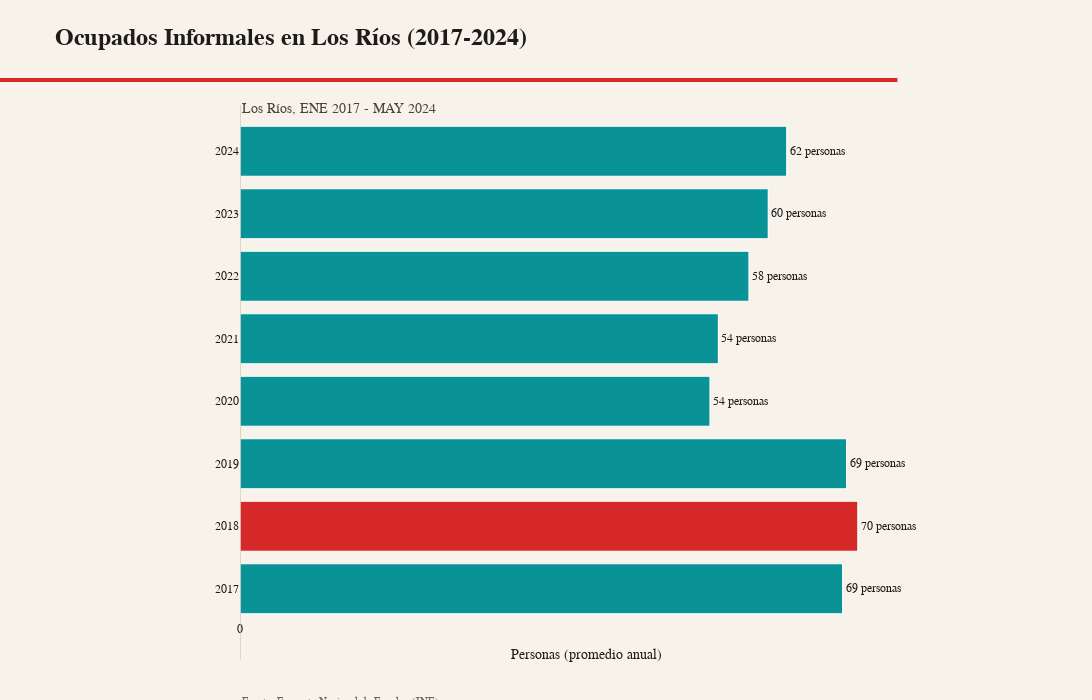

Notebook code cell kept with this figure:
### Markdown cell above
### 9.3 👥 Visualización 2: Ocupados Informales (personas)

**¿Qué mide este indicador?**
- Número absoluto de personas ocupadas en empleos informales
- Muestra el volumen real de trabajadores en situación de informalidad
- Permite dimensionar el impacto demográfico de las políticas laborales

**Interpretación:**
- **Valores absolutos**: Expresado en cantidad de personas (ej: 60,000 personas)
- **Tendencia demográfica**: Refleja cambios en el volumen de empleo informal
- **Variaciones estacionales**: Pueden reflejar ciclos económicos y cambios estructurales
- **Impacto pandemia**: Esperamos ver variaciones significativas en períodos de crisis

**Color identificativo:** 🔵 Azul (#2563eb)

### Code cell
# Visualización 2: Ocupados informales (personas)
col = 'ocupados_informales'
label = 'Ocupados informales (personas)'
highlight_color = '#d62828'
neutral_color = '#0a9396'
background_color = '#f7f2ea'
grid_color = '#d9d3c5'
text_color = '#1e1b18'

if col not in serie_base.columns:
    print(f'Omitido {col} (no existe)')
else:
    from unicodedata import normalize
    import math

    df_plot = serie_base[['Trimestre Móvil', 'DTI_CL_SEXO', col]].copy()
    if '_T' in df_plot['DTI_CL_SEXO'].unique():
        df_plot = df_plot[df_plot['DTI_CL_SEXO'] == '_T']
    df_plot = df_plot.drop_duplicates(subset=['Trimestre Móvil'])

    month_map = {
        'ENE': 1, 'FEB': 2, 'MAR': 3, 'ABR': 4, 'MAY': 5, 'JUN': 6,
        'JUL': 7, 'AGO': 8, 'SEP': 9, 'OCT': 10, 'NOV': 11, 'DIC': 12
    }

    def periodo_to_timestamp(periodo):
        if not isinstance(periodo, str):
            return pd.NaT
        parts = periodo.split(' ', 1)
        if len(parts) != 2:
            return pd.NaT
        year, meses = parts
        primer_mes = meses.split('-')[0].strip()
        clave = normalize('NFKD', primer_mes).encode('ascii', 'ignore').decode('ascii').upper()[:3]
        month = month_map.get(clave)
        if month is None:
            return pd.NaT
        return pd.Timestamp(int(year), month, 1)

    def format_spanish(number: float, decimals: int = 0) -> str:
        formatted = f"{number:,.{decimals}f}"
        return formatted.replace(',', 'X').replace('.', ',').replace('X', '.')

    df_plot['periodo_dt'] = df_plot['Trimestre Móvil'].apply(periodo_to_timestamp)
    df_plot = df_plot.dropna(subset=['periodo_dt'])
    df_plot['year'] = df_plot['periodo_dt'].dt.year
    df_year = (
        df_plot.groupby('year', as_index=False)[col]
               .mean()
               .sort_values('year')
    )
    df_plot = df_plot.drop(columns='periodo_dt')

    if df_year.empty:
        print('Sin datos para generar grafico anual')
    else:
        font_family = globals().get('ECONOMIST_FONT', 'Georgia, serif')
        df_year['value'] = df_year[col]
        df_year['label'] = df_year['value'].apply(lambda v: f"{format_spanish(v)} personas")
        highlight_year = df_year.loc[df_year['value'].idxmax(), 'year']
        df_year['color'] = df_year['year'].apply(lambda y: highlight_color if y == highlight_year else neutral_color)
        df_year['year_str'] = df_year['year'].astype(str)

        max_value = df_year['value'].max()
        x_padding = max_value * 0.12 if max_value else 5_000

        fig = go.Figure()
        fig.add_trace(
            go.Bar(
                x=df_year['value'],
                y=df_year['year_str'],
                orientation='h',
                marker=dict(color=df_year['color'], line=dict(color='#ffffff', width=1.2)),
                hovertemplate='<b>%{customdata[0]}</b><br>'+label+': %{customdata[1]:,.0f}<extra></extra>',
                customdata=list(zip(df_year['year_str'], df_year['value'])),
                text=df_year['label'],
                textposition='outside',
                textfont=dict(family=font_family, size=12, color=text_color)
            )
        )

        underline_shape = dict(
            type='line',
            x0=-0.38,
            x1=0.95,
            y0=1.08,
            y1=1.08,
            xref='paper',
            yref='paper',
            line=dict(color=highlight_color, width=4)
        )

        baseline_shape = dict(
            type='line',
            x0=0,
            x1=0,
            y0=-0.08,
            y1=1.03,
            xref='x',
            yref='paper',
            line=dict(color='#c9c1b4', width=1.2)
        )

        xaxis_max = max_value + x_padding if max_value else 1
        tick_count = 6
        tick_step = max(xaxis_max / tick_count, 10_000)
        tick_values = list(range(0, int(xaxis_max) + int(tick_step), int(tick_step)))
        tick_text = [format_spanish(val) for val in tick_values]

        fig.update_layout(
            template='plotly_white',
            title=dict(
                text='<b>Ocupados Informales en Los Ríos (2017-2024)</b>',
                font=dict(family=font_family, size=24, color=text_color),
                x=0.05,
                y=0.96
            ),
            font=dict(family=font_family, size=15, color=text_color),
            plot_bgcolor=background_color,
            paper_bgcolor=background_color,
            margin=dict(l=240, r=160, t=120, b=80),
            hoverlabel=dict(bgcolor='#ffffff', font=dict(family=font_family, color=text_color)),
            width=1200,
            height=700,
            shapes=[baseline_shape, underline_shape],
            showlegend=False
        )

        fig.update_layout(
            xaxis=dict(
                title=dict(text='Personas (promedio anual)', font=dict(family=font_family, size=14, color=text_color)),
                showgrid=True,
                gridcolor=grid_color,
                griddash='dot',
                zeroline=False,
                tickfont=dict(family=font_family, size=12, color=text_color),
                tickvals=tick_values,
                ticktext=tick_text,
                range=[0, xaxis_max]
            ),
            yaxis=dict(
                title='',
                tickfont=dict(family=font_family, size=12, color=text_color),
                showgrid=False,
                zeroline=False,
                categoryorder='array',
                categoryarray=df_year['year_str'].tolist()
            )
        )

        fig.update_layout(
            annotations=[
                dict(
                    text='Los Ríos, ENE 2017 - MAY 2024',
                    x=0,
                    y=1.04,
                    xref='paper',
                    yref='paper',
                    showarrow=False,
                    font=dict(family=font_family, size=14, color='#4a4338')
                ),
                dict(
                    text='Fuente: Encuesta Nacional de Empleo (INE)',
                    x=0,
                    y=-0.18,
                    xref='paper',
                    yref='paper',
                    showarrow=False,
                    font=dict(family=font_family, size=11, color='#6e6252')
                )
            ]
        )

        fig.update_traces(hoverlabel=dict(bgcolor='#ffffff'))
        fig.show()
        print(f'Grafico generado: {label} - {len(df_year)} anos')
        print(f'Anios incluidos: {df_year["year"].astype(str).tolist()}')

### Figure 1 — Plotly figure (JSON) as saved in the notebook; plotly's stock layout.template omitted (floating-point values rounded to 4 significant figures)
{"data": [{"customdata": [["2017", 68.62], ["2018", 70.35], ["2019", 69.06], ["2020", 53.52], ["2021", 54.47], ["2022", 57.95], ["2023", 60.15], ["2024", 62.25]], "hoverlabel": {"bgcolor": "#ffffff"}, "hovertemplate": "<b>%{customdata[0]}</b><br>Ocupados informales (personas): %{customdata[1]:,.0f}<extra></extra>", "marker": {"color": ["#0a9396", "#d62828", "#0a9396", "#0a9396", "#0a9396", "#0a9396", "#0a9396", "#0a9396"], "line": {"color": "#ffffff", "width": 1.2}}, "orientation": "h", "text": ["69 personas", "70 personas", "69 personas", "54 personas", "54 personas", "58 personas", "60 personas", "62 personas"], "textfont": {"color": "#1e1b18", "family": "Georgia, serif", "size": 12}, "textposition": "outside", "type": "bar", "x": [68.62, 70.35, 69.06, 53.52, 54.47, 57.95, 60.15, 62.25], "y": ["2017", "2018", "2019", "2020", "2021", "2022", "2023", "2024"]}], "layout": {"annotations": [{"font": {"color": "#4a4338", "family": "Georgia, serif", "size": 14}, "showarrow": false, "text": "Los Ríos, ENE 2017 - MAY 2024", "x": 0, "xref": "paper", "y": 1.04, "yref": "paper"}, {"font": {"color": "#6e6252", "family": "Georgia, serif", "size": 11}, "showarrow": false, "text": "Fuente: Encuesta Nacional de Empleo (INE)", "x": 0, "xref": "paper", "y": -0.18, "yref": "paper"}], "font": {"color": "#1e1b18", "family": "Georgia, serif", "size": 15}, "height": 700, "hoverlabel": {"bgcolor": "#ffffff", "font": {"color": "#1e1b18", "family": "Georgia, serif"}}, "margin": {"b": 80, "l": 240, "r": 160, "t": 120}, "paper_bgcolor": "#f7f2ea", "plot_bgcolor": "#f7f2ea", "shapes": [{"line": {"color": "#c9c1b4", "width": 1.2}, "type": "line", "x0": 0, "x1": 0, "xref": "x", "y0": -0.08, "y1": 1.03, "yref": "paper"}, {"line": {"color": "#d62828", "width": 4}, "type": "line", "x0": -0.38, "x1": 0.95, "xref": "paper", "y0": 1.08, "y1": 1.08, "yref": "paper"}], "showlegend": false, "title": {"font": {"color": "#1e1b18", "family": "Georgia, serif", "size": 24}, "text": "<b>Ocupados Informales en Los Ríos (2017-2024)</b>", "x": 0.05, "y": 0.96}, "width": 1200, "xaxis": {"gridcolor": "#d9d3c5", "griddash": "dot", "range": [0, 78.79], "showgrid": true, "tickfont": {"color": "#1e1b18", "family": "Georgia, serif", "size": 12}, "ticktext": ["0", "10.000"], "tickvals": [0, 10000], "title": {"font": {"color": "#1e1b18", "family": "Georgia, serif", "size": 14}, "text": "Personas (promedio anual)"}, "zeroline": false}, "yaxis": {"categoryarray": ["2017", "2018", "2019", "2020", "2021", "2022", "2023", "2024"], "categoryorder": "array", "showgrid": false, "tickfont": {"color": "#1e1b18", "family": "Georgia, serif", "size": 12}, "title": {"text": ""}, "zeroline": false}}}
